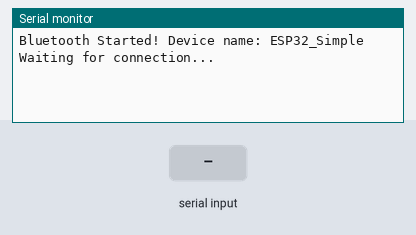
Simulated run of this sketch. Board: ESP32. On the bench: the last lines printed to the serial monitor. The test bench sets the inputs (shaded band). Nothing arrives over Bluetooth unless stated.

Above: at 1.2 s.
1.3 s: "1" received over the second serial link
At 2.5 s:
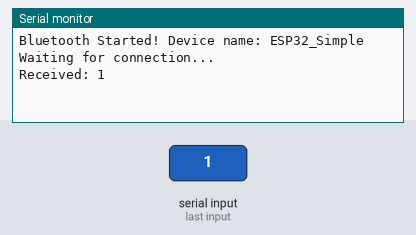
2.8 s: "0" received over the second serial link
At 3.8 s:
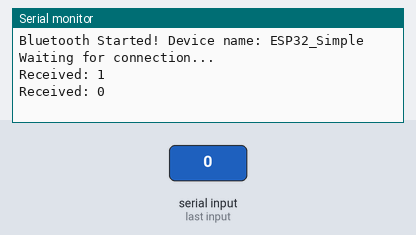
4.3 s: "2" received over the second serial link
At 4.9 s:
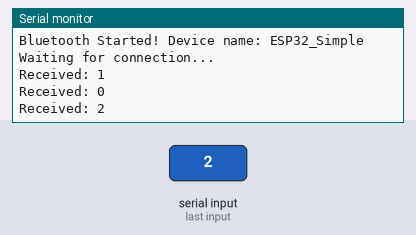

Measured:
- after the input at 1.3 s, the serial monitor: prints a new line at once (image 1)
- after the input at 2.8 s, the serial monitor: prints a new line at once (image 2)
- after the input at 4.3 s, the serial monitor: prints a new line at once (image 3)

The sketch:

simple_serial_viewer.ino
```cpp
#include "BluetoothSerial.h"

// Cek apakah Bluetooth tersedia
#if !defined(CONFIG_BT_ENABLED) || !defined(CONFIG_BLUEDROID_ENABLED)
#error Bluetooth is not enabled! Please run `make menuconfig` to enable it
#endif

BluetoothSerial SerialBT;

void setup() {
  Serial.begin(115200);

  // Inisialisasi Bluetooth dengan nama device
  SerialBT.begin("ESP32_SimplAdmin2");
  Serial.println("Bluetooth Started! Device name: ESP32_Simple");
  Serial.println("Waiting for connection...");
}

void loop() {
  // Cek apakah ada data dari Bluetooth
  if (SerialBT.available()) {
    char received = SerialBT.read();

    // Cetak di Serial Monitor
    Serial.print("Received: ");
    Serial.println(received);

    // // Cetak kembali ke Bluetooth (echo)
    // SerialBT.print("Echo: ");
    // SerialBT.println(received);

    // Tambahan: Cetak pesan berdasarkan command
    // if (received == 'L') {
    //   Serial.println("Command: Turn Left");
    //   SerialBT.println("Turning Left...");
    // }
    // else if (received == 'R') {
    //   Serial.println("Command: Turn Right");
    //   SerialBT.println("Turning Right...");
    // }
    // else if (received == 'F') {
    //   Serial.println("Command: Forward");
    //   SerialBT.println("Moving Forward...");
    // }
    // else {
    //   Serial.println("Command: Unknown");
    //   SerialBT.println("Unknown command!");
    // }
  }

}
```
